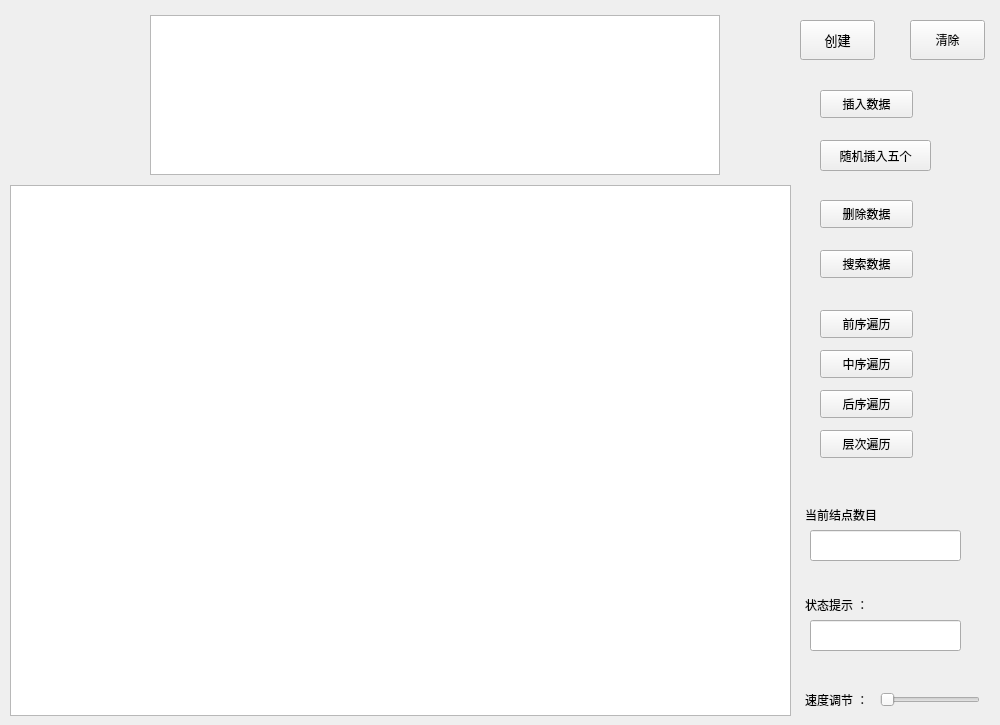
<?xml version="1.0" encoding="UTF-8"?>
<ui version="4.0">
 <class>MyAVLTree</class>
 <widget class="QWidget" name="MyAVLTree">
  <property name="geometry">
   <rect>
    <x>0</x>
    <y>0</y>
    <width>1000</width>
    <height>725</height>
   </rect>
  </property>
  <property name="windowTitle">
   <string>Form</string>
  </property>
  <widget class="QPushButton" name="deleteNode">
   <property name="geometry">
    <rect>
     <x>820</x>
     <y>200</y>
     <width>93</width>
     <height>28</height>
    </rect>
   </property>
   <property name="text">
    <string>删除数据</string>
   </property>
  </widget>
  <widget class="QPushButton" name="searchNode">
   <property name="geometry">
    <rect>
     <x>820</x>
     <y>250</y>
     <width>93</width>
     <height>28</height>
    </rect>
   </property>
   <property name="text">
    <string>搜索数据</string>
   </property>
  </widget>
  <widget class="QTextBrowser" name="textBrowser">
   <property name="geometry">
    <rect>
     <x>150</x>
     <y>15</y>
     <width>570</width>
     <height>160</height>
    </rect>
   </property>
  </widget>
  <widget class="QPushButton" name="pushButtonInit">
   <property name="geometry">
    <rect>
     <x>800</x>
     <y>20</y>
     <width>75</width>
     <height>40</height>
    </rect>
   </property>
   <property name="minimumSize">
    <size>
     <width>0</width>
     <height>20</height>
    </size>
   </property>
   <property name="font">
    <font>
     <family>Consolas</family>
     <pointsize>10</pointsize>
    </font>
   </property>
   <property name="text">
    <string>创建</string>
   </property>
  </widget>
  <widget class="QPushButton" name="addNode5">
   <property name="geometry">
    <rect>
     <x>820</x>
     <y>140</y>
     <width>111</width>
     <height>31</height>
    </rect>
   </property>
   <property name="text">
    <string>随机插入五个</string>
   </property>
  </widget>
  <widget class="QGraphicsView" name="graphicsView">
   <property name="geometry">
    <rect>
     <x>10</x>
     <y>185</y>
     <width>781</width>
     <height>531</height>
    </rect>
   </property>
  </widget>
  <widget class="QPushButton" name="addNode">
   <property name="geometry">
    <rect>
     <x>820</x>
     <y>90</y>
     <width>93</width>
     <height>28</height>
    </rect>
   </property>
   <property name="text">
    <string>插入数据</string>
   </property>
  </widget>
  <widget class="QPushButton" name="pushButtonclear">
   <property name="geometry">
    <rect>
     <x>910</x>
     <y>20</y>
     <width>75</width>
     <height>40</height>
    </rect>
   </property>
   <property name="text">
    <string>清除</string>
   </property>
  </widget>
  <widget class="QLabel" name="labelState">
   <property name="geometry">
    <rect>
     <x>805</x>
     <y>590</y>
     <width>60</width>
     <height>30</height>
    </rect>
   </property>
   <property name="sizePolicy">
    <sizepolicy hsizetype="Minimum" vsizetype="Minimum">
     <horstretch>0</horstretch>
     <verstretch>0</verstretch>
    </sizepolicy>
   </property>
   <property name="minimumSize">
    <size>
     <width>60</width>
     <height>30</height>
    </size>
   </property>
   <property name="text">
    <string>状态提示 ：</string>
   </property>
  </widget>
  <widget class="QLineEdit" name="lineEditState">
   <property name="geometry">
    <rect>
     <x>810</x>
     <y>620</y>
     <width>151</width>
     <height>31</height>
    </rect>
   </property>
   <property name="sizePolicy">
    <sizepolicy hsizetype="Fixed" vsizetype="Fixed">
     <horstretch>0</horstretch>
     <verstretch>0</verstretch>
    </sizepolicy>
   </property>
   <property name="minimumSize">
    <size>
     <width>60</width>
     <height>30</height>
    </size>
   </property>
  </widget>
  <widget class="QLabel" name="labelTimeControl">
   <property name="geometry">
    <rect>
     <x>805</x>
     <y>685</y>
     <width>75</width>
     <height>30</height>
    </rect>
   </property>
   <property name="sizePolicy">
    <sizepolicy hsizetype="Minimum" vsizetype="Minimum">
     <horstretch>0</horstretch>
     <verstretch>0</verstretch>
    </sizepolicy>
   </property>
   <property name="minimumSize">
    <size>
     <width>60</width>
     <height>30</height>
    </size>
   </property>
   <property name="text">
    <string>速度调节 ：</string>
   </property>
  </widget>
  <widget class="QSlider" name="horizontalSlider">
   <property name="geometry">
    <rect>
     <x>880</x>
     <y>690</y>
     <width>100</width>
     <height>20</height>
    </rect>
   </property>
   <property name="mouseTracking">
    <bool>true</bool>
   </property>
   <property name="orientation">
    <enum>Qt::Horizontal</enum>
   </property>
  </widget>
  <widget class="QLabel" name="labelState_2">
   <property name="geometry">
    <rect>
     <x>805</x>
     <y>500</y>
     <width>121</width>
     <height>30</height>
    </rect>
   </property>
   <property name="sizePolicy">
    <sizepolicy hsizetype="Minimum" vsizetype="Minimum">
     <horstretch>0</horstretch>
     <verstretch>0</verstretch>
    </sizepolicy>
   </property>
   <property name="minimumSize">
    <size>
     <width>60</width>
     <height>30</height>
    </size>
   </property>
   <property name="text">
    <string>当前结点数目</string>
   </property>
  </widget>
  <widget class="QLineEdit" name="lineCount">
   <property name="geometry">
    <rect>
     <x>810</x>
     <y>530</y>
     <width>151</width>
     <height>31</height>
    </rect>
   </property>
   <property name="sizePolicy">
    <sizepolicy hsizetype="Fixed" vsizetype="Fixed">
     <horstretch>0</horstretch>
     <verstretch>0</verstretch>
    </sizepolicy>
   </property>
   <property name="minimumSize">
    <size>
     <width>60</width>
     <height>30</height>
    </size>
   </property>
  </widget>
  <widget class="QPushButton" name="PreOrder">
   <property name="geometry">
    <rect>
     <x>820</x>
     <y>310</y>
     <width>93</width>
     <height>28</height>
    </rect>
   </property>
   <property name="text">
    <string>前序遍历</string>
   </property>
  </widget>
  <widget class="QPushButton" name="InOrder">
   <property name="geometry">
    <rect>
     <x>820</x>
     <y>350</y>
     <width>93</width>
     <height>28</height>
    </rect>
   </property>
   <property name="text">
    <string>中序遍历</string>
   </property>
  </widget>
  <widget class="QPushButton" name="LastOrder">
   <property name="geometry">
    <rect>
     <x>820</x>
     <y>390</y>
     <width>93</width>
     <height>28</height>
    </rect>
   </property>
   <property name="text">
    <string>后序遍历</string>
   </property>
  </widget>
  <widget class="QPushButton" name="LevelOrder">
   <property name="geometry">
    <rect>
     <x>820</x>
     <y>430</y>
     <width>93</width>
     <height>28</height>
    </rect>
   </property>
   <property name="text">
    <string>层次遍历</string>
   </property>
  </widget>
 </widget>
 <resources/>
 <connections/>
</ui>
